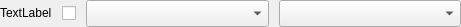
<?xml version="1.0" encoding="UTF-8"?>
<ui version="4.0">
 <class>ConfigChannelView</class>
 <widget class="QWidget" name="ConfigChannelView">
  <property name="geometry">
   <rect>
    <x>0</x>
    <y>0</y>
    <width>461</width>
    <height>27</height>
   </rect>
  </property>
  <property name="windowTitle">
   <string>Form</string>
  </property>
  <layout class="QHBoxLayout" name="horizontalLayout" stretch="5,0,5,5">
   <property name="spacing">
    <number>10</number>
   </property>
   <property name="leftMargin">
    <number>0</number>
   </property>
   <property name="topMargin">
    <number>0</number>
   </property>
   <property name="rightMargin">
    <number>0</number>
   </property>
   <property name="bottomMargin">
    <number>0</number>
   </property>
   <item>
    <widget class="QLabel" name="channelLabel">
     <property name="sizePolicy">
      <sizepolicy hsizetype="Fixed" vsizetype="Fixed">
       <horstretch>0</horstretch>
       <verstretch>0</verstretch>
      </sizepolicy>
     </property>
     <property name="text">
      <string>TextLabel</string>
     </property>
    </widget>
   </item>
   <item>
    <widget class="QCheckBox" name="enabledCheckBox">
     <property name="sizePolicy">
      <sizepolicy hsizetype="Fixed" vsizetype="Fixed">
       <horstretch>0</horstretch>
       <verstretch>0</verstretch>
      </sizepolicy>
     </property>
     <property name="maximumSize">
      <size>
       <width>18</width>
       <height>18</height>
      </size>
     </property>
     <property name="autoFillBackground">
      <bool>false</bool>
     </property>
     <property name="text">
      <string/>
     </property>
    </widget>
   </item>
   <item>
    <widget class="QComboBox" name="deviceOptions">
     <property name="sizePolicy">
      <sizepolicy hsizetype="Preferred" vsizetype="Preferred">
       <horstretch>0</horstretch>
       <verstretch>0</verstretch>
      </sizepolicy>
     </property>
     <property name="minimumSize">
      <size>
       <width>110</width>
       <height>0</height>
      </size>
     </property>
    </widget>
   </item>
   <item>
    <widget class="QComboBox" name="functionOptions">
     <property name="sizePolicy">
      <sizepolicy hsizetype="Preferred" vsizetype="Preferred">
       <horstretch>0</horstretch>
       <verstretch>0</verstretch>
      </sizepolicy>
     </property>
     <property name="minimumSize">
      <size>
       <width>180</width>
       <height>0</height>
      </size>
     </property>
    </widget>
   </item>
  </layout>
 </widget>
 <resources/>
 <connections/>
</ui>
